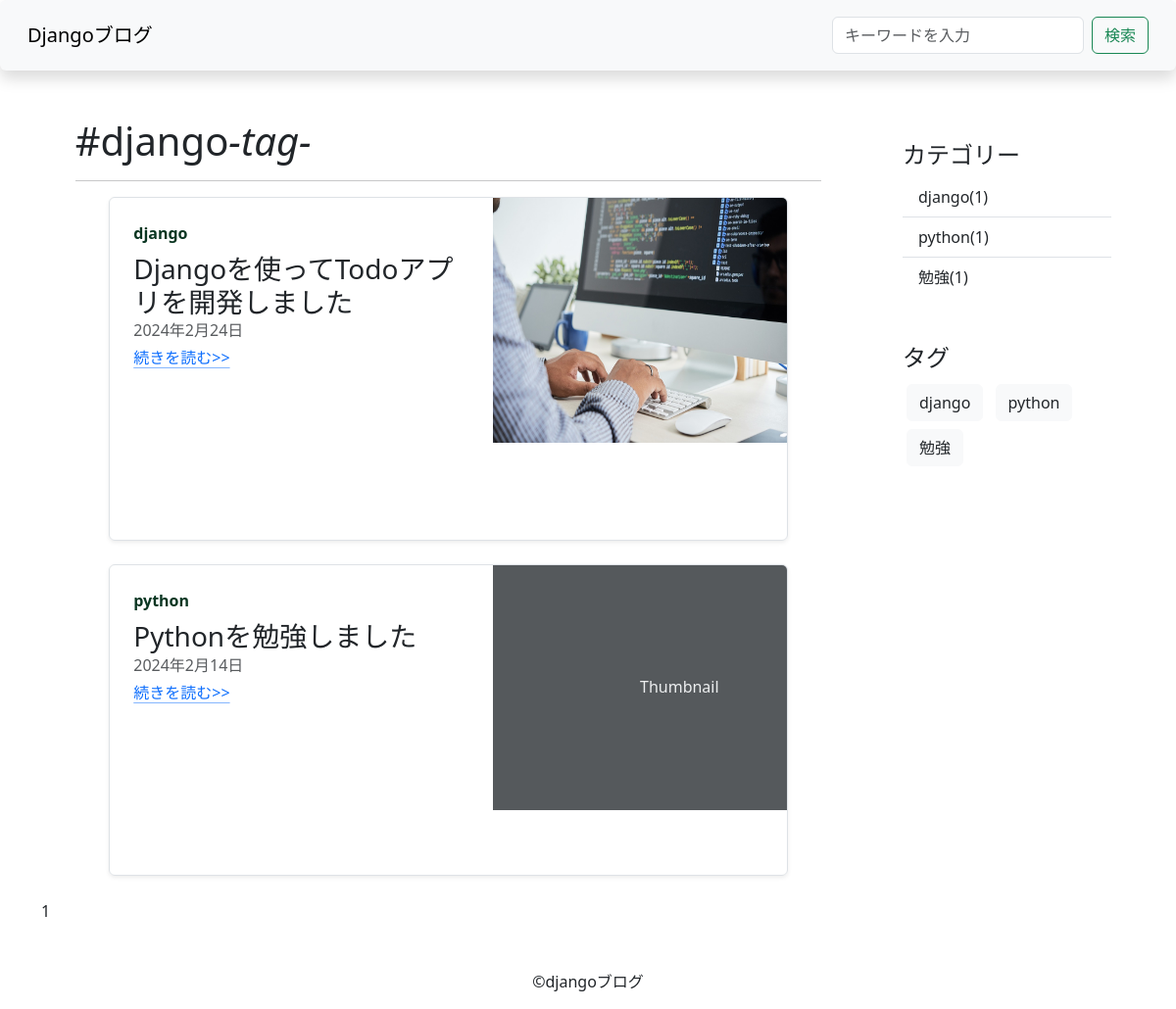
The page /tag/django/ on the database its author committed.
### blog/models.py (models this page shows)
class Tag(models.Model):
    name=models.CharField(verbose_name="タグ",max_length=255)
    slug=models.SlugField(verbose_name="URL",unique=True)
    def __str__(self) -> str:
            return self.name
    class Meta:
         verbose_name="タグ"
         verbose_name_plural="タグ"

class Post(models.Model):
    title=models.CharField(verbose_name='タイトル',max_length=200)
    content=MarkdownxField('本文',blank=True)
    created_at=models.DateTimeField('作成日時',auto_now_add=True)
    updated_at=models.DateTimeField('更新日時',auto_now=True)
    is_published=models.BooleanField('公開設定',default=False)
    image=models.ImageField(verbose_name='画像',upload_to='upload' , null=True , blank = True)
    def __str__(self):
        return self.title
    class Meta:
         verbose_name="記事"
         verbose_name_plural="記事"
    category=models.ForeignKey(Category,verbose_name="カテゴリー",on_delete=models.PROTECT,null=True,blank=True)
    tags=models.ManyToManyField(Tag,verbose_name="タグ",blank=True)
    def convert_markdown_to_html(self):
         return markdownify(self.content)

class Category(models.Model):
    name=models.CharField(verbose_name="カテゴリ",max_length=255)
    slug=models.SlugField(verbose_name="URL",unique=True)
    def __str__(self) -> str:
        return self.name
    class Meta:
         verbose_name="カテゴリー"
         verbose_name_plural="カテゴリー"

### blog/views.py (the view)
# urls.py: path('tag/<str:slug>/' ,TagPostListView.as_view(),name="tag-post-detail"),
class TagPostListView(ListView):
    model=Post
    template_name="blog/post_list.html"
    paginate_by=3
    def get_queryset(self):
        slug = self.kwargs["slug"]
        self.tag = get_object_or_404(Tag,slug=slug)
        print("=tag"*30)
        print(vars(self.tag))
        print("="*30)
        return super().get_queryset().filter(tags=self.tag)
    def get_context_data(self,**kwargs):
        context=super().get_context_data(**kwargs)
        print("="*30)
        print(context)
        print("="*30)
        context["tag"]=self.tag
        return context

### blog/context_processors.py (called while the page is built)
def common(request):
    context={
        "categories":Category.objects.annotate(count=Count("post",Q(post__is_published=True))),
        "tags":Tag.objects.all()
    }
    return context

### blog/templates/blog/post_list.html (shortened to what this page needs)
{% extends "base.html" %}
{% block content %}
    <div class="row">
        <div class="col-9">
            <div class="col-md-11 mx-auto">
                {% if category %}
                        <h1>{{category}}<i>-category-</i></h1>
                        <hr>
                {% elif query %}
                        <h1 class="">「{{query}}」の検索結果 {{post_count}}件</h1>
                        <hr>
                {% elif tag %}
                    <h1>#{{tag}}<i>-tag-</i></h1>
                    <hr>
                {% endif %}
            </div>
            <div class="col-md-10 mx-auto">
                    {% for post in post_list %}
                        {% if post.is_published or user.is_authenticated %}
                        <div class="row g-0 border rounded overflow-hidden flex-md-row mb-4 shadow-sm h-md-250 position-relative">
                            <div class="col p-4 d-flex flex-column position-static">
                              <strong class="d-inline-block mb-2 text-success-emphasis">
                                     {{post.category}}
                              </strong>
                              <h3 class="mb-0">{{post.title}}</h3>
                              <div class="mb-1 text-body-secondary">{{post.updated_at | date}}</div>
                              <a class="icon-link gap-1 icon-link-hover stretched-link" href="{% url 'post-detail' post.pk %}" class="">続きを読む>></a>
                                <svg class="bi"><use xlink:href="#chevron-right"/></svg>
                            </div>
                            <div class="col-auto d-none d-lg-block">
                                {% if post.image %}
                                     <img src="{{post.image.url}}" alt="{{post.title}}" width="300" height="250">
                                {% else %}
                                    <svg class="bd-placeholder-img" width="300" height="250" xmlns="http://www.w3.org/2000/svg" role="img" aria-label="Placeholder: Thumbnail" preserveAspectRatio="xMidYMid slice" focusable="false"><title>Placeholder</title><rect width="100%" height="100%" fill="#55595c"/><text x="50%" y="50%" fill="#eceeef" dy=".3em">Thumbnail</text></svg>
                                {% endif %}
                            </div>
                          </div>
                        {% endif %}
                    {% endfor %}
            </div>
            {% include "blog/snippets/pagination.html" %}
        </div>
        <div class="col-3">
                {% include "blog/snippets/sidebar.html" %}
        </div>
   </div>
{% endblock content %}

### blog/templates/blog/snippets/sidebar.html
<div class="p-4 ">
    <h4>カテゴリー</h4>
    <ul class="list-group list-group-flush">
        {% for category in categories %}
            {% if category.count > 0 %}
                <li class="list-group-item ">
                    <a href="{% url 'category-post-detail' category.slug %}" class="category">
                    {{category.name}}({{category.count}})
                    </a>
                </li>
            {% endif %}
        {% endfor %}
    </ul>
</div>
<div class="p-4">
    <h4>タグ</h4>
    {% for tag in tags %}
        <a href="{% url 'tag-post-detail' tag.slug %}" class="btn btn-light text-dark m-1">{{tag.name}}</a>
    {% endfor %}

### blog/static/blog/css/style.css (style rules this page uses)
.category { color:#212529; text-decoration: none; }

### rows shown on the page
Tag: name "django"
Post: category "django", title "Djangoを使ってTodoアプリを開発しました", updated_at "2024年2月24日", image (picture)
Post: category "python", title "Pythonを勉強しました", updated_at "2024年2月14日", shows "Thumbnail"
Category: name "django", count "1"
Category: name "python", count "1"
Category: name "勉強", count "1"
Tag: name "python"
Tag: name "勉強"

### other values the page prints
{{ num }} "1"
